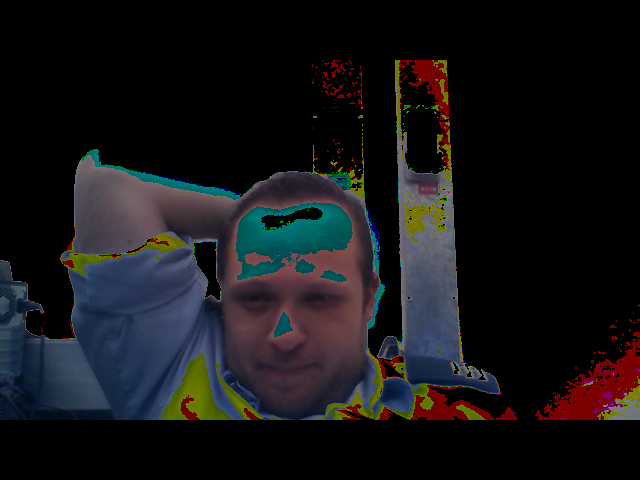
#> input picture debug.png, 1280 x 960 px, given in place of the camera (shown at 1/2 size); the run also reads 1 picture not shown here
$ python main_loop.py
#> lines starting #> are read from the running program, lines starting #| are printed output that depends on the picture; after the words box and inside, x2 and y2 are one past the last pixel; in counts of white or black regions, pixels touching at a corner belong together
### utils.py
import cv2
import numpy as np

def load_cutout_to_contours_and_fill(img_path, resize_dst_size = None):
#> called with img_path = 'cutouts\\sample_cutout.png'
    cutout = cv2.imread(img_path, cv2.IMREAD_UNCHANGED)
    alpha = cutout[:, :, 3]
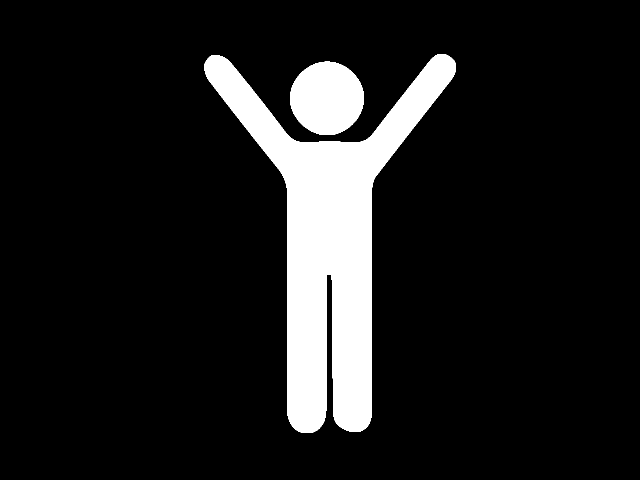
#> alpha: shape (960, 1280) (shown at 1/2 size); 11.3% white; 2 white regions
    if resize_dst_size is not None:
        alpha = cv2.resize(alpha,resize_dst_size)
    contours, hierarchy = cv2.findContours(alpha, cv2.RETR_TREE, cv2.CHAIN_APPROX_SIMPLE)
#> contours = 2 contours; box (x1, y1, x2, y2) and area: (409, 108, 912, 866) 121192, (580, 123, 728, 270) 16688
    alpha = cv2.cvtColor(alpha, cv2.COLOR_GRAY2RGB)
#> alpha: shape (960, 1280, 3); 11.3% white; 2 white regions
    return alpha, contours

def preprocess_frame(frame):
    frame = np.fliplr(frame)
    return frame

def draw_contours(frame, contours):
    frame = cv2.drawContours(frame, contours, -1, (255,255,255), 5)
    return frame


# [12 lines left out: function extract_diff_from_bg, not called in this run]

### main_loop.py
import cv2
import numpy as np

from utils import load_cutout_to_contours_and_fill, preprocess_frame, draw_contours

cutout_path = r"cutouts\sample_cutout.png"
fill, contours = load_cutout_to_contours_and_fill(cutout_path)

cap = cv2.VideoCapture(0)

# Check if the webcam is opened correctly
if not cap.isOpened():
    raise IOError("Cannot open webcam")

started_bg = False
has_bg = False
bg_intensity_threshold = 50
bg_counter = 0
# Main loop
while True:
    ret, frame = cap.read()
#> frame is the input picture: shape (960, 1280, 3); mean B, G, R 23.1, 21.2, 21.8
#> (the run stopped early here; a loop or call above may not have finished)
